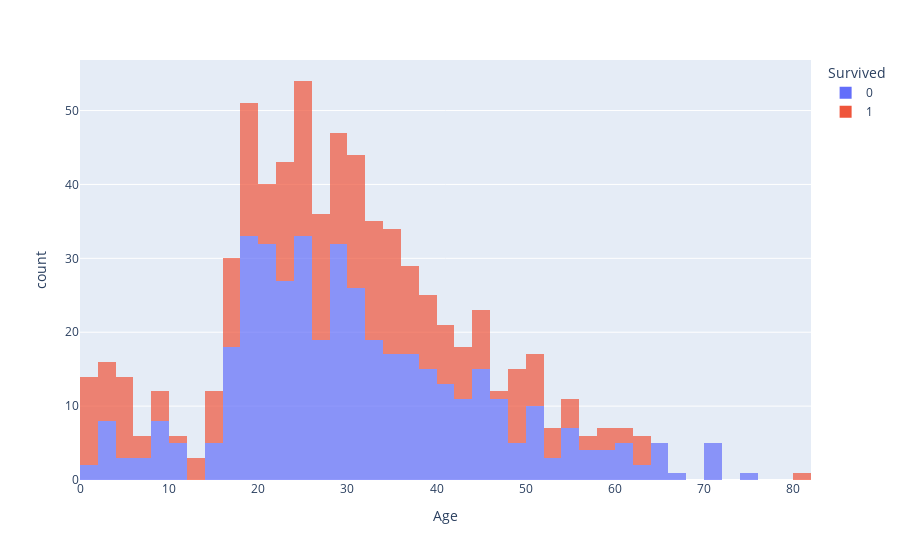

The notebook cell this image was saved under:
### Markdown cell above
In the example above we can see that by hovering over a data point we can learn more information about that specific data point.

Now let's look at a distrubution plot showly the age range by survival.

### Code cell
# Creating a histogram of age by survival
hist = px.histogram(data,x = "Age", opacity = 0.7, color = "Survived")
hist

### Figure 1 — Plotly figure (JSON) as saved in the notebook; plotly's stock layout.template omitted (floating-point values rounded to 4 significant figures; data arrays with more than 128 entries replaced by an {"elided": "..."} marker saying what was removed)
{"data": [{"alignmentgroup": "True", "bingroup": "x", "hovertemplate": "Survived=0<br>Age=%{x}<br>count=%{y}<extra></extra>", "legendgroup": "0", "marker": {"color": "#636efa", "opacity": 0.7}, "name": "0", "offsetgroup": "0", "orientation": "v", "showlegend": true, "type": "histogram", "x": {"elided": "549 float values"}, "xaxis": "x", "yaxis": "y"}, {"alignmentgroup": "True", "bingroup": "x", "hovertemplate": "Survived=1<br>Age=%{x}<br>count=%{y}<extra></extra>", "legendgroup": "1", "marker": {"color": "#EF553B", "opacity": 0.7}, "name": "1", "offsetgroup": "1", "orientation": "v", "showlegend": true, "type": "histogram", "x": {"elided": "342 float values"}, "xaxis": "x", "yaxis": "y"}], "layout": {"barmode": "relative", "legend": {"title": {"text": "Survived"}, "tracegroupgap": 0}, "margin": {"t": 60}, "xaxis": {"anchor": "y", "domain": [0, 1], "title": {"text": "Age"}}, "yaxis": {"anchor": "x", "domain": [0, 1], "title": {"text": "count"}}}}
